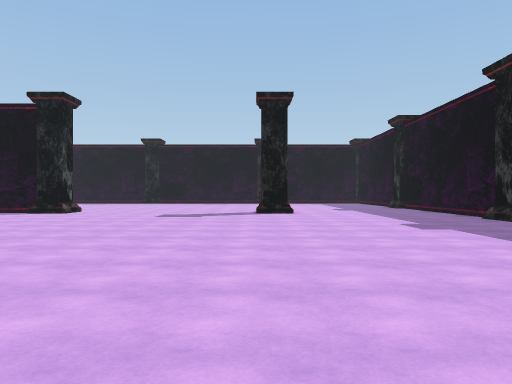
[1] (above)

21 first-person views from a walk through a scene from a Unity 3-D project. The camera is 1.4 m above the floor, looks level and sees 70° across. The floor is counted in squares, 2 m on a side. Each view is taken from the middle of a square. On the plan, view 1 faces up. The plan holds only what a view shows up to about 11 squares ahead; the rest is blank. The place goes on beyond the plan. The player character is not drawn.

[2]
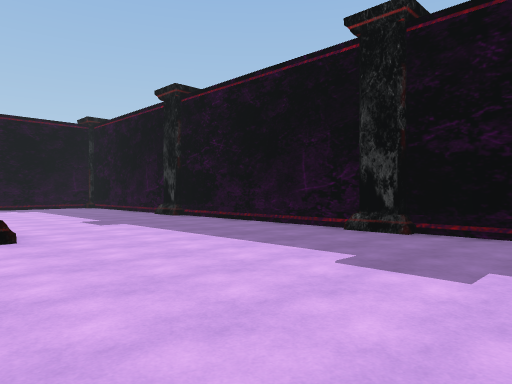

[3]
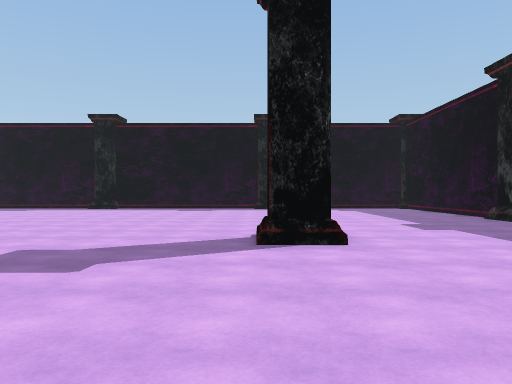

[4]
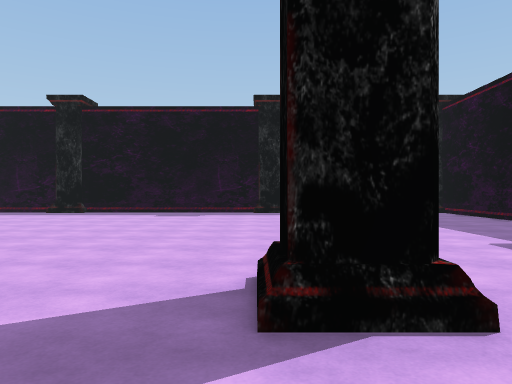

[5]
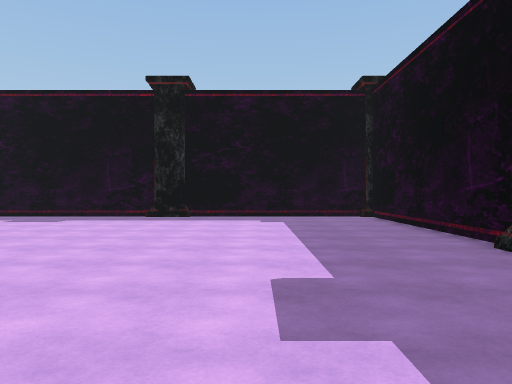

[6]
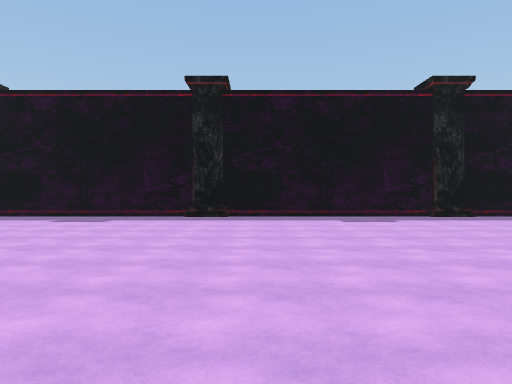

[7]
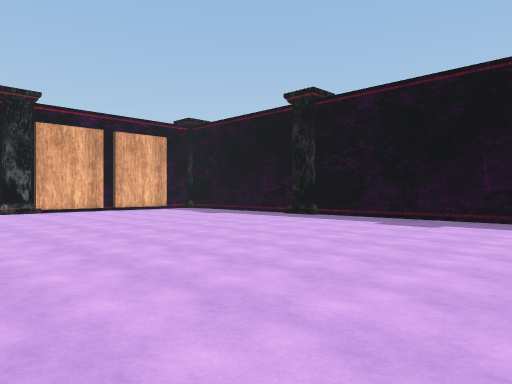

[8]
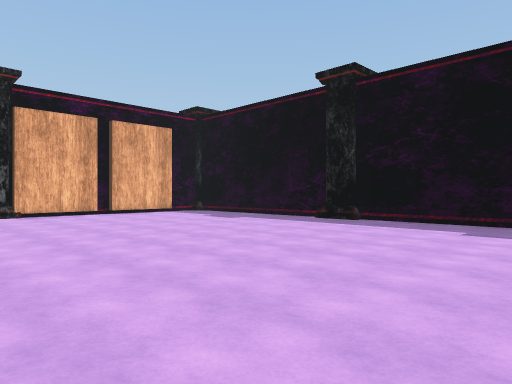

[9]
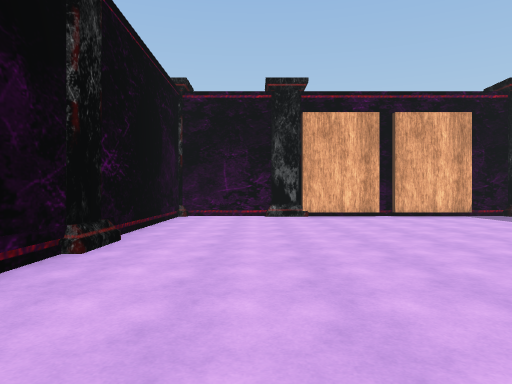

[10]
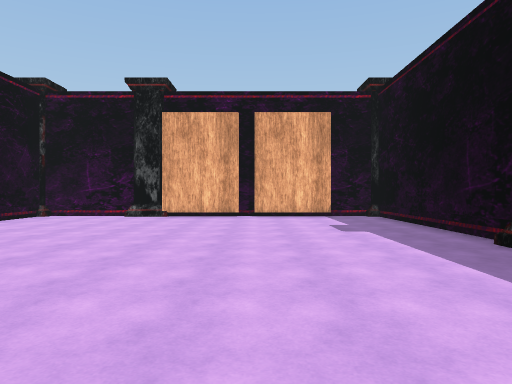

[11]
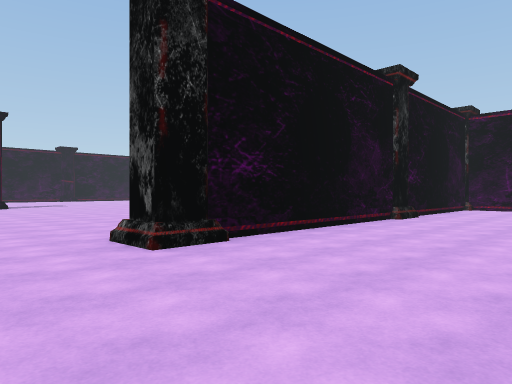

[12]
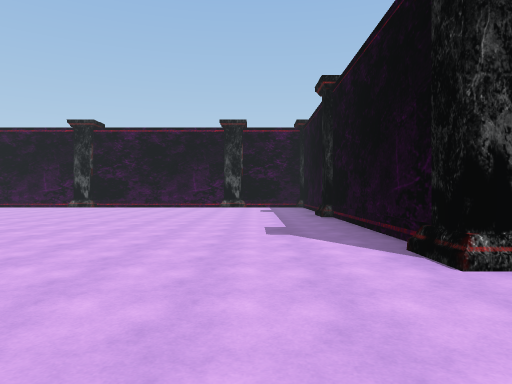

[13]
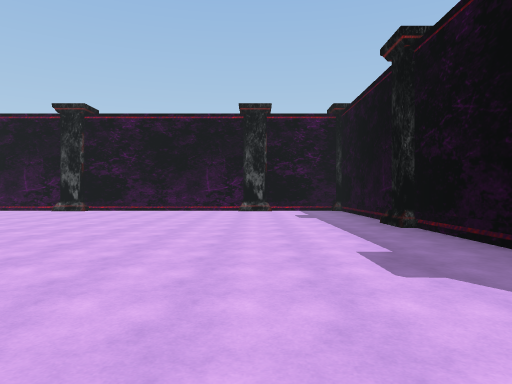

[14]
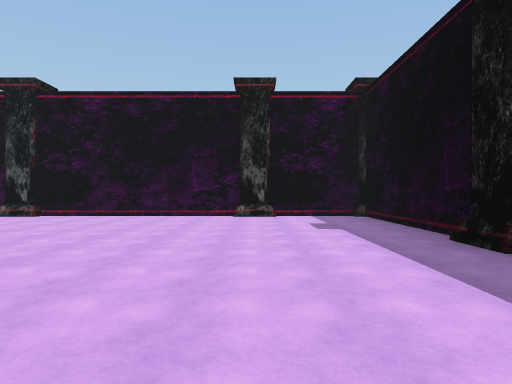

[15]
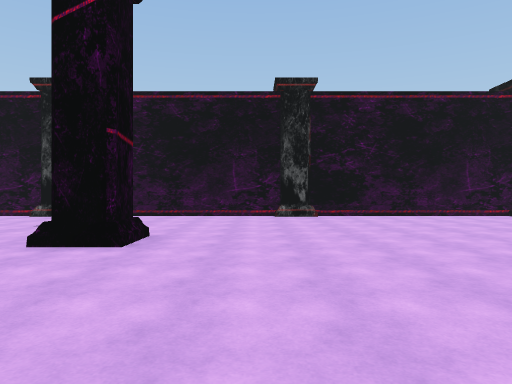

[16]
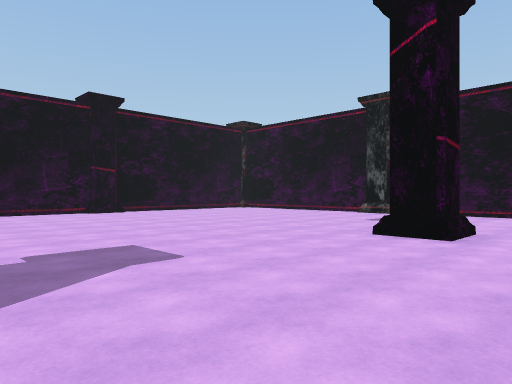

[17]
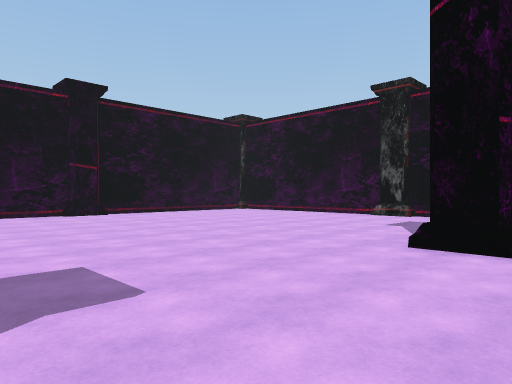

[18]
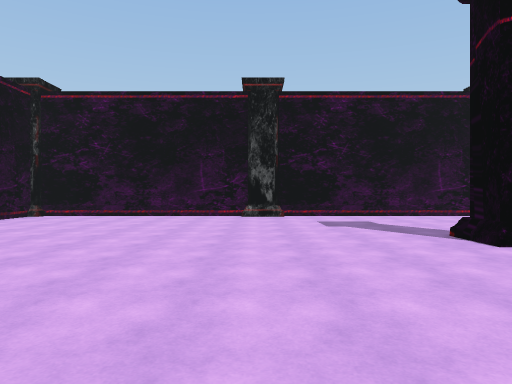

[19]
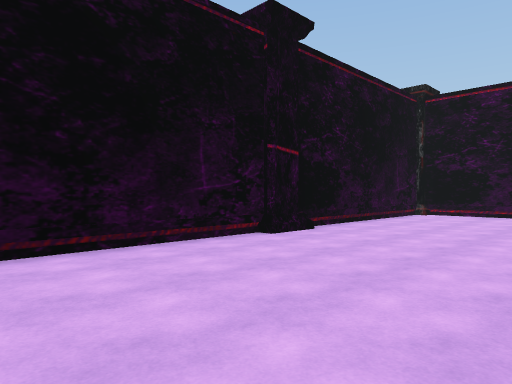

[20]
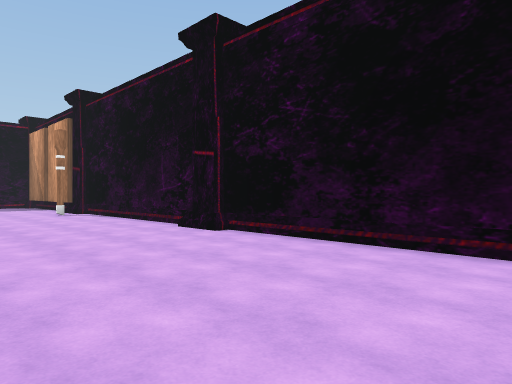

[21]
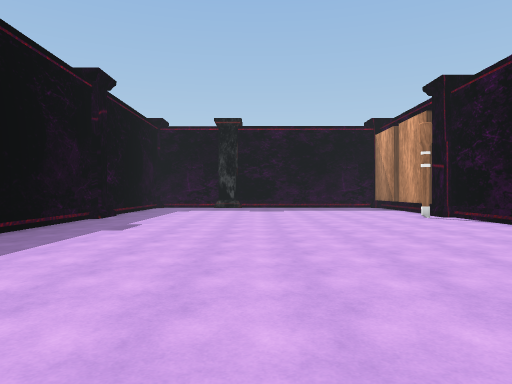

### Floor plan
Key: @ floor where view 1 was taken; # wall or solid block; . main floor; : floor 0.25 m higher than the main floor; P pillar; T torch.
Columns run from 20 left of view 1 to 7 right of it. Each row starts with its distance up from view 1.
 23 P######P######P#####P######P
 22 #..........................#
 21 #..........................#
 20 #..........................#
 19 #..........................#
 18 #..........................#
 17 #..........................#
 16 P.........................:#
 15 #..........................#
 14 #..........................#
 13 #############P.......P.....#
 12 P#####P######P......PP.....#
 11 #..........................#
 10 #..........................#
  9 P.........................:#
  8 #..........................#
  7 #..........................#
  6 #.............. .........
  5 #.......... ... .........
  4 #.........   ..  .......
  3 #.........        .....
  2 P..........       .....
  1 #............      ...
  0 #............       @
 -1 #.....#......   ######
 -2 #............  .......
 -3 #...........  ........
 -4 #.....................
 -5 P.....................
 -6 #.....................
 -7 #.....................
 -8 #.....................
 -9 #.....................
-10 #.....................
-11 #...................T.
-12 P#####################

Positions as (right, up) in squares from view 1, and headings:
1: (0, 0), facing up
2: (0, 6), facing up-right
3: (0, 7), facing up
4: (0, 10), facing up
5: (3, 12), facing up
6: (-5, 12), facing up
7: (-6, 13), facing up-left
8: (-8, 14), facing up-left
9: (-9, 15), facing left
10: (-9, 19), facing left
11: (-4, 17), facing down-left
12: (-3, 10), facing left
13: (-6, 9), facing left
14: (-9, 9), facing left
15: (-9, 1), facing left
16: (-8, 1), facing down-left
17: (-9, 0), facing down-left
18: (-9, -5), facing left
19: (-8, -7), facing down-left
20: (-12, -7), facing down-right
21: (-10, -6), facing right
